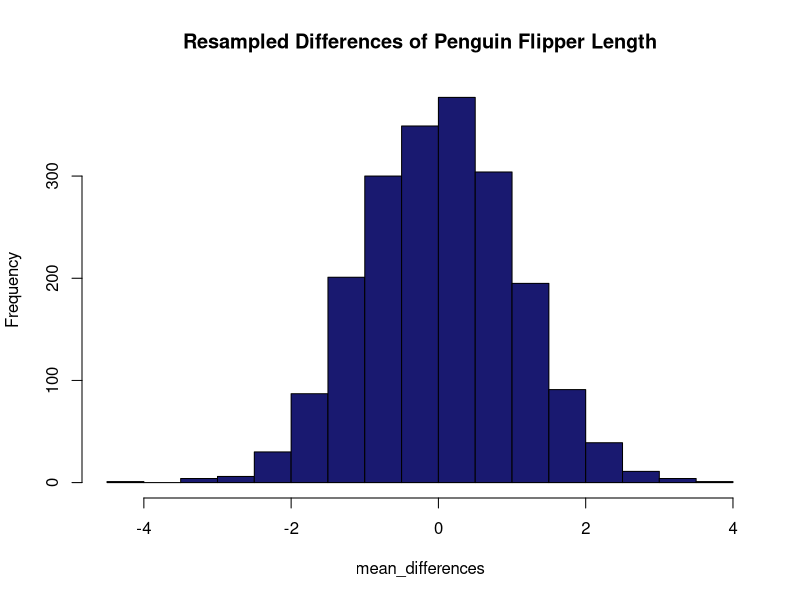
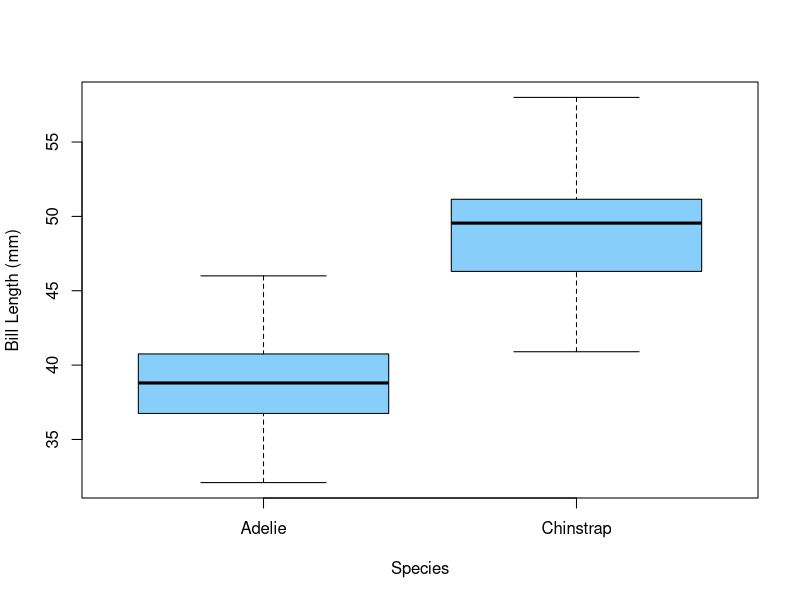
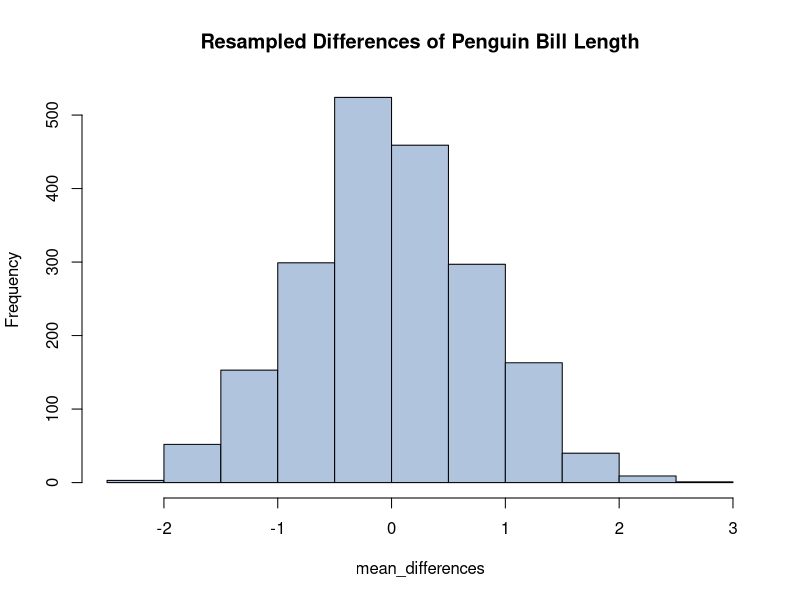

Source code (R) for these figures, in order:
## ---- chunk 1
rm(list = ls())

require(palmerpenguins)

sse_mean = function(x) sd(x[!is.na(x)])/ sqrt(length(x[!is.na(x)]))
    
sse_mean(penguins$body_mass_g)
sse_mean(mtcars$mpg)
## ---- chunk 2
dat_pen = subset(penguins, species != "Gentoo")
x = dat_pen$flipper_length_mm
n_1 = 68
n_2 = 152

dat_1 = sample(x, n_1, replace = TRUE)
dat_2 = sample(x, n_2, replace = TRUE)

diff_simulated = 
  mean(dat_1, na.rm = TRUE) - mean(dat_2, na.rm = TRUE)

print(diff_simulated)

two_group_resample_diff <- function(x, n_1, n_2)
{dat_1 = sample(x[!is.na(x)], n_1, replace = TRUE)
 dat_2 = sample(x[!is.na(x)], n_2, replace = TRUE)
 diff_simulated = 
  mean(dat_1, na.rm = TRUE) - mean(dat_2, na.rm = TRUE)
   return(diff_simulated)}

set.seed(54321)
two_group_resample_diff(dat_pen$flipper_length_mm, 68, 152)
## ---- chunk 3
n = 2000
mean_differences = c()
for (i in 1:n)
{
  mean_differences = c(
    mean_differences,
    two_group_resample_diff(dat_pen$flipper_length_mm, 68, 152)
  )
}
hist(mean_differences, main = "Resampled Differences of Penguin Flipper Length", col = "midnightblue")
## ---- chunk 4
sum(abs(mean_differences) > 5.8)
## ---- chunk 5
dat_pen = droplevels(subset(penguins, species != "Gentoo"))
boxplot(
  bill_length_mm ~ species, data = dat_pen,
  xlab = "Species",
  ylab = "Bill Length (mm)",
  col = "lightskyblue")
## ---- chunk 6
t.test(dat_pen$bill_length_mm ~ dat_pen$species)

t_test = t.test(dat_pen$bill_length_mm ~ dat_pen$species)

t_test$estimate

diff_observed = round(diff(t_test$estimate), digits = 3)
print(diff_observed, digits = 3)
## ---- chunk 7
agg_means = aggregate(
  bill_length_mm ~ species, 
  data = dat_pen, 
  FUN = "mean", 
  na.rm = TRUE)
diff_crit = diff(agg_means[, 2])

agg_means

diff_crit

#Using the two_group_resample_diff function
set.seed(54321)
two_group_resample_diff(dat_pen$bill_length_mm, 38.79, 48.83)

## ---- chunk 8
n = 2000
mean_differences = c()
for (i in 1:n)
{
  mean_differences = c(
    mean_differences,
    two_group_resample_diff(dat_pen$bill_length_mm, 68, 152)
  )
}
hist(mean_differences, main = "Resampled Differences of Penguin Bill Length", col = "lightsteelblue")

sum(abs(mean_differences) > 1.2)
